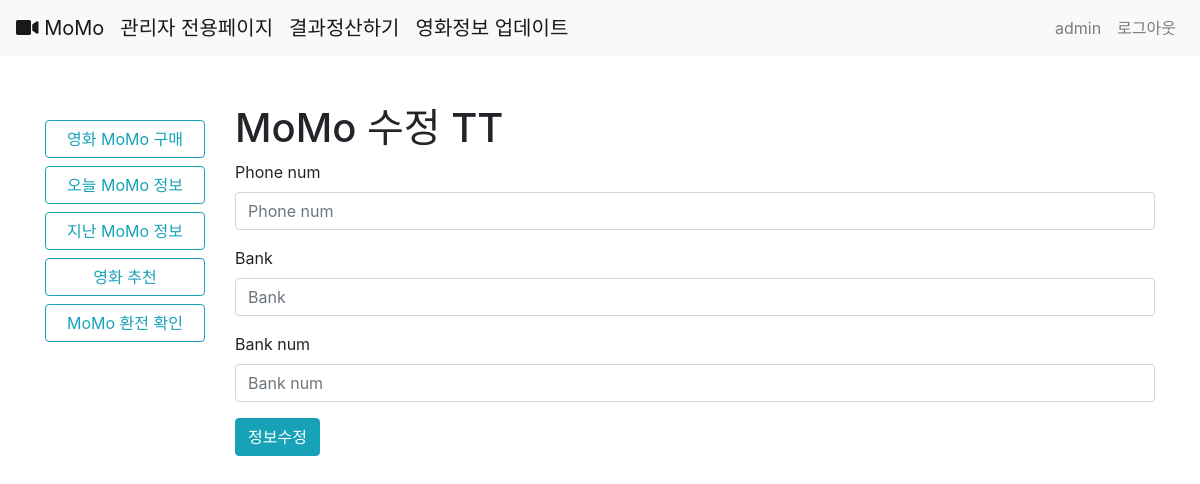
Before: /accounts/2/update/ (signed in) with the older database file.
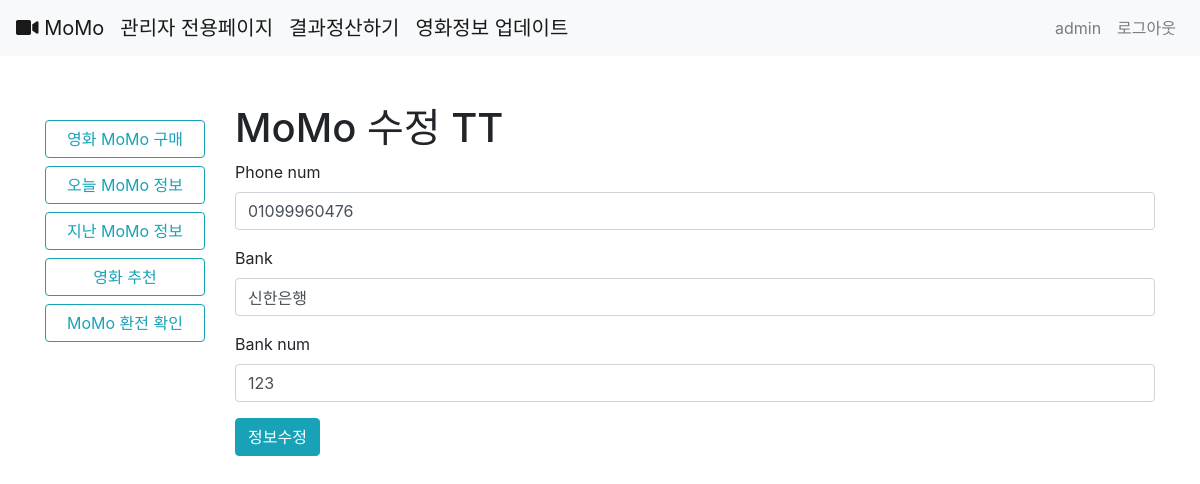
After: the same page with the newer database file.
### accounts/models.py (models this page shows)
class Profile(models.Model):
    phone_num = models.CharField(max_length=50, blank=True)
    bank = models.CharField(max_length=20,blank=True)
    bank_num = models.CharField(max_length=20,blank=True)
    user = models.OneToOneField(settings.AUTH_USER_MODEL, on_delete=models.CASCADE)

### accounts/views.py (the view)
# urls.py: path('<int:user_id>/update/', views.user_update, name='user_update'),
@login_required
def user_update(request, user_id):
    user = get_user_model().objects.get(pk=user_id)
    profile = Profile.objects.get(user=user.id)
    if request.method == 'POST':
        form = ProfileForm(request.POST, instance=profile)
        if form.is_valid():
            form.save()
        return redirect('accounts:user_detail',user.id)
    form = ProfileForm(instance=profile)
    context={
        'form':form,
    }
    return render(request, 'accounts/forms.html', context)

### accounts/forms.py
class ProfileForm(forms.ModelForm):
    class Meta:
        model = Profile
        fields = ['phone_num', 'bank','bank_num']

### accounts/templates/accounts/forms.html (shortened to what this page needs)
{% extends 'base.html' %}
{% load bootstrap4 %}
{% block body %}
{% if flag == 'one' %}
<h1 >Welcome To MoMo TT</h1>
{% else %}
  {% if flag == 'two' %}
  <h1>MoMo 로그인 TT</h1>
  {% else %}
  <h1>MoMo 수정 TT</h1>
  {% endif %}
{% endif %}
<form method="POST">
    {% bootstrap_form form %}
    {% if flag == 'one' %}
    {% buttons %}
    <button type="submit" class="btn btn-info">회원가입</button>
    {% endbuttons %}
    {% else %}
    {% if flag == 'two' %}
    {% buttons %}
    <button type="submit" class="btn btn-info">로그인</button>
    {% endbuttons %}
    {% else %}
    <button type="submit" class="btn btn-info">정보수정</button>
    {% endif %}
    {% endif %}
</form>
{% endblock %}

Changed rows visible on the page:
changed Profile: phone_num (not shown) → "01099960476"; bank (not shown) → "신한은행"; bank_num (not shown) → "123"
